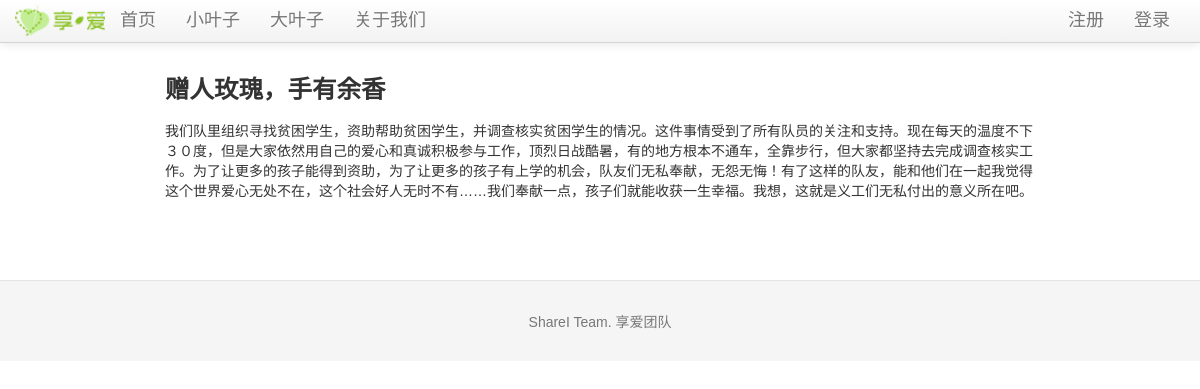
Page /blog/2 on the committed database.
### tables this page shows
CREATE TABLE blog (
	blog_id integer primary key autoincrement,
	bleaf_id integer not null,
	lleaf_id integer not null,
	title text not null,
	blogtext text not null,
	createtime TIMESTAMP default (datetime('now', 'localtime'))
);

### sharei.py (the view)
@app.route('/blog/<blog_id>')
def show_blog(blog_id):
    blog = query_db('select * from blog where blog.blog_id = ?', [blog_id], one=True)
    if blog is None:
        error = '不存在此日志'
        return render_template('littleleaf.html', error=error)
    return render_template('blog.html', blog=blog)

### sharei.py (called while the page is built)
def get_db():
    top = _app_ctx_stack.top
    if not hasattr(top, 'sqlite_db'):
        top.sqlite_db = sqlite3.connect(app.config['DATABASE'])
        top.sqlite_db.row_factory = sqlite3.Row
    return top.sqlite_db

@app.teardown_appcontext
def close_database(exception):
    top = _app_ctx_stack.top
    if hasattr(top, 'sqlite_db'):
        top.sqlite_db.close()

def query_db(query, args=(), one=False):
    cur = get_db().execute(query, args)
    rv = cur.fetchall()
    return (rv[0] if rv else None) if one else rv

@app.before_request
def before_request():
    g.bleaf = None
    if 'bleaf_id' in session:
        g.bleaf = query_db('select * from bleaf where bleaf_id = ?', [session['bleaf_id']], one=True)

### templates/blog.html (shortened to what this page needs)
{% extends "layout.html" %}
{% block body %}
      <h3>{{ blog.title }}</h3>
      <p>{{ blog.blogtext|safe}}</p>
{% endblock %}

### static/css/docs.css (style rules this page uses)
body { position: relative; padding-top: 40px; }

### templates/layout.html (style rules this page uses)
body { padding-top: 60px; font: 14px "微软雅黑", Verdana, Arial, Sans-serif; }

### rows in the picture
blog: title "赠人玫瑰，手有余香", blogtext "我们队里组织寻找贫困学生，资助帮助贫困学生，并调查核实贫困学生的情况。这件事情受到了所有队员的关注和支持。现在每天的温度不下３０度，但是大家依然用自己的爱心和真诚积极参与工作，顶烈日战酷暑，有的地方根本不通车，全靠步行，但大家都坚持去完成调查核实工作。为了让更多的孩子能得到资助，为了让更多的孩子有上学的机会，队友们无私奉献，无怨无悔！有了这样的队友，能和他们在一起我觉得这个世界爱心无处不在，这个社会好人无时不有……我们奉献一点，孩子们就能收获一生幸福。我想，这就是义工们无私付出的意义所在吧。"
